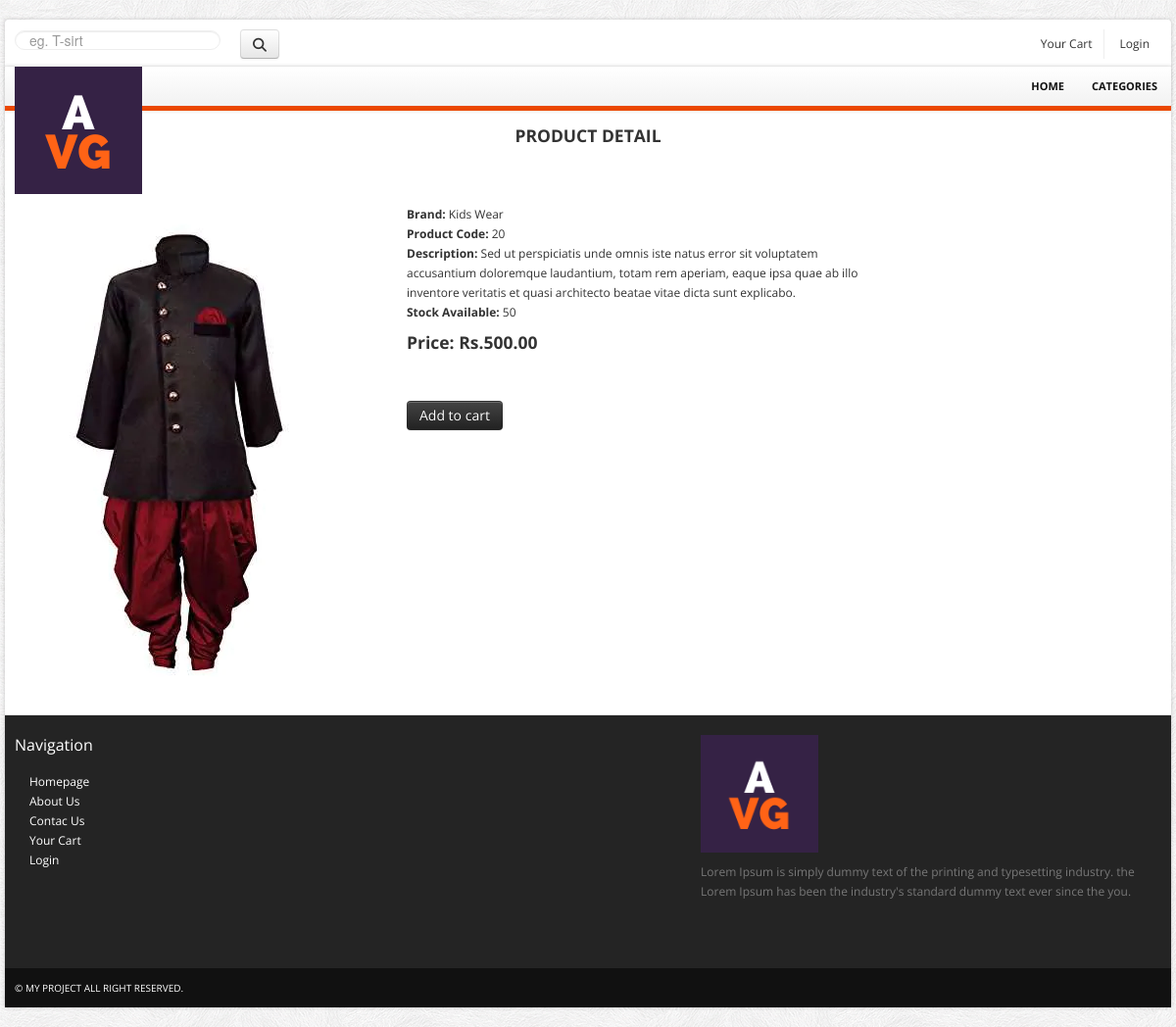
The app's page /products/dress-items/kids-wear/ with its own data.
### ecommerceapp/models.py (models this page shows, shortened)
class Product(models.Model):
    name = models.CharField(max_length=250, unique=True)
    slug = models.SlugField(max_length=250, unique=True)
    desc = models.TextField(blank=True)
    img = models.ImageField(upload_to='product', blank=True)
    category=models.ForeignKey(Category, on_delete=models.CASCADE)
    price=models.DecimalField(max_digits=10, decimal_places=2)
    stock=models.IntegerField()
    available=models.BooleanField(default=True)
    created=models.DateTimeField(auto_created=True)
    updated=models.DateTimeField(auto_now=True)
    class Meta:
        ordering=('name',)
        verbose_name='product'
        verbose_name_plural='products'

### ecommerceapp/views.py (the view)
# urls.py: path('<slug:c_slug>/<slug:p_slug>/',views.procatdetail, name='procatdetail')
def procatdetail(request,c_slug,p_slug):
    try:
        product=Product.objects.get(category__slug=c_slug,slug=p_slug)
    except Exception as e:
        raise e
    return render(request,'product_detail.html',{'product':product})

### cartapp/context_processors.py (called while the page is built)
def counter(request):
    item_count=0
    if 'admin' in request.path:
        return {}
    else:
        try:
            cart=Cart.objects.filter(cart_id=_cart_id(request))
            cart_items=CartItem.objects.all().filter(cart=cart[:1])
            for cart_item in cart_items:
                item_count += cart_item.quantity
        except Cart.DoesNotExist:
            item_count=0
        return dict(item_count=item_count)

### cartapp/views.py (called while the page is built)
def _cart_id(request):
    cart=request.session.session_key
    if not cart:
        cart=request.session.create()
    return cart

### ecommerceapp/context_processors.py (called while the page is built)
def cat_link(request):
    links=Category.objects.all()
    return dict(links=links)

### ecommerceapp/models.py (called while the page is built)
    def get_url(self):
        return reverse('ecommerceapp:product_by_category', args=[self.slug])

### templates/product_detail.html (shortened to what this page needs)
{% load static %}
<!DOCTYPE html>
<html lang="en">
	<head>
		<link href="{% static 'bootstrap/css/bootstrap.min.css'%}" rel="stylesheet">
		<link href="{% static 'bootstrap/css/bootstrap-responsive.min.css'%}" rel="stylesheet">
		<link href="{% static 'themes/css/bootstrappage.css'%}" rel="stylesheet"/>
		<link href="{% static 'themes/css/main.css'%}" rel="stylesheet"/>
		<link href="{% static 'themes/css/jquery.fancybox.css'%}" rel="stylesheet"/>
	</head>
    <body>
		<div id="top-bar" class="container">
			<div class="row">
				<div class="span3">
					<form method="get" action="{% url 'searchapp:SearchResult'%}" class="search_form">
						<input type="text" class="input-block-level search-query span3" Placeholder="eg. T-sirt" name="q">
						<button class="btn btn-outline-success my-2 my-sm-0 account pull-right" type="submit"><i class="fas fa-search"></i></button>
					</form>
				</div>
				<div class="span9">
					<div class="account pull-right">
						<ul class="user-menu">
							<li><a href="{% url 'cartapp:cart_detail'%}">Your Cart {% if item_count > 0 %}<i class="fas fa-shopping-cart">{{item_count}}</i>{% endif %}</a></li>
							{% if user.is_authenticated %}
							<li>{{user.first_name}} {{user.last_name}}</li>
							<li><a href="{% url 'registerapp:logout' %}">Logout</a></li>
							{% else %}
							<li><a href="{% url 'registerapp:register'%}">Login</a></li>
							{% endif %}
						</ul>
					</div>
				</div>
			</div>
		</div>
		<div id="wrapper" class="container">
			<section class="navbar main-menu">
				<div class="navbar-inner main-menu">
					<a href="" class="logo pull-left"><img src="{% static 'themes/images/logo.png" class="site_logo" alt=""></a>
					<nav id="menu" class="pull-right">
						<ul>
							<li><a href="{% url 'ecommerceapp:AllProCat'%}">Home</a>
							</li>
							<li><a href="">Categories</a>
							</li>
						</ul>
					</nav>
				</div>
			</section>
			<section class="header_text sub">
				<h4><span>Product Detail</span></h4>
			</section>
			<section class="main-content">
				<div class="row">
					<div class="span9">
						<div class="row">
							<div class="span4">
								<img alt="" src="{{product.img.url}}">
							</div>
							<div class="span5">
								<address>
									<strong>Brand:</strong> <span>{{product.name}}</span><br>
									<strong>Product Code:</strong> <span>{{product.id}}</span><br>
									<strong>Description:</strong> <span>{{product.desc}}</span><br>
									{% if product.stock <= 0 %}
									<h4><strong>Out of stock</strong></h4><br>
									{% else %}
									<strong>Stock Available:</strong> <span>{{product.stock}}</span><br>
								<h4><strong>Price: Rs.{{product.price}}</strong></h4>
								</address>
							</div>
							<div class="span5">
								<form class="form-inline">
									<p>&nbsp;</p>
									<a href="{% url 'cartapp:add_cart' product.id %}" class="btn btn-inverse">Add to cart</a>
									{% endif %}
								</form>
							</div>
						</div>
					</div>
				</div>
			</section>
			<section id="footer-bar">
				<div class="row">
					<div class="span3">
						<h4>Navigation</h4>
						<ul class="nav">
							<li><a href="./index.html">Homepage</a></li>
							<li><a href="./about.html">About Us</a></li>
							<li><a href="./contact.html">Contac Us</a></li>
							<li><a href="./cart.html">Your Cart</a></li>
							<li><a href="./register.html">Login</a></li>
						</ul>
					</div>
					<div class="span4">
					</div>
					<div class="span5">
						<p class="logo"><img src="{% static 'themes/images/logo.png'%}" class="site_logo" alt=""></p>
						<p>Lorem Ipsum is simply dummy text of the printing and typesetting industry. the  Lorem Ipsum has been the industry's standard dummy text ever since the you.</p>
						<br/>
						<span class="social_icons">
							<a class="facebook" href="#">Facebook</a>
							<a class="twitter" href="#">Twitter</a>
							<a class="skype" href="#">Skype</a>
							<a class="vimeo" href="#">Vimeo</a>
						</span>
					</div>
				</div>
			</section>
			<section id="copyright">
				<span>&copy; My Project All right reserved.</span>
			</section>
		</div>
    </body>
</html>

### static/themes/css/main.css (style rules this page uses)
body { font-size: 12px; font-family: 'Open Sans', arial, tahoma, sans-serif; background:url(../images/bg.png) repeat 0 0 fixed; }
label, input, button, select, textarea { font-size: 12px; }
ul li a,a { color:#333; outline:0; -webkit-transition: all 0.2s linear; -moz-transition: all 0.2s linear; -o-transition: all 0.2s linear; -ms-transition: all 0.2s linear; transition: all 0.2s linear; }
a { color:#eb4800; }
#wrapper,#top-bar { background: #fff; margin: 20px auto 20px auto; box-shadow: 0px 0px 4px 0px rgba(0, 0, 0, 0.2); -moz-box-shadow: 0px 0px 4px 0px rgba(0, 0, 0, 0.2); -webkit-box-shadow: 0px 0px 4px 0px rgba(0, 0, 0, 0.2); padding:0px 10px; }
section.homepage-slider, section.navbar, section.google_map, section#footer-bar, section#copyright { margin-left: -10px; margin-right: -10px; }
section.header_text { background:url(../images/bg_h.png) no-repeat bottom; text-align:center; padding:15px 0 20px 0; font-size:16px; line-height:30px; border-bottom:1px solid #fff; }
section.header_text.sub { font-size:14px; margin-bottom:40px; }
section.header_text.sub h4 { text-transform:uppercase; margin:0; }
#top-bar { background-color:#fff; padding:10px; margin: 20px auto -22px auto; -webkit-border-radius: 4px; -moz-border-radius: 4px; border-radius: 4px; }
#top-bar .user-menu { margin: 0; padding: 0; list-style: none; }
#top-bar .user-menu li { display: inline-block; *display: inline; zoom: 1; border-right: 1px solid #eee; padding: 5px 12px; }
#top-bar .user-menu li:last-child { border-right:0; }
section#footer-bar, section#copyright { padding:10px 10px; }
section#footer-bar { margin-top:20px; padding-top:10px; background-color:#242424; border-top:1px solid #ddd; color:#777; }
section#footer-bar p.logo { margin-top:10px; width:120px; }
section#footer-bar a { text-indent:15px; color:#fff; }
section#footer-bar .nav a { background: url(../images/trigger_right.png) no-repeat 5px 7px; }
section#footer-bar h4 { padding: 0; font-size: 16px; color: #fff; font-weight:normal; margin: 10px 0 18px; }
section#footer-bar .social_icons a { display: block; float: left; width: 29px; height: 28px; text-indent: -9999px; background-image: url(../images/social-icons.png); background-repeat: no-repeat; margin-right: 10px; -webkit-transition: all 0.4s; -moz-transition: all 0.4s; -o-transition: all 0.4s; -ms-transition: all 0.4s; transition: all 0.4s; }
section#footer-bar .social_icons a.twitter { background-position: -38px 0; }
section#footer-bar .social_icons a.skype { background-position: -76px 0; }
section#footer-bar .social_icons a.vimeo { background-position: -115px 0; }
section#copyright { background-color:#111111; color:#fff; font-size:10px; text-transform:uppercase; }
section.navbar { margin-bottom:0; }
.navbar-inner.main-menu { height: 40px; padding-left:10px; padding-right:0; border-right: 0; border-left: 0; border-top: 0; border-bottom:5px solid #eb4800; -webkit-border-radius: 0; -moz-border-radius: 0; border-radius: 0; filter: none; }
.navbar-inner.main-menu a.logo { position:absolute; }
#menu > ul { display: block; margin-left:0; }
#menu > ul > li { list-style: none; float: left; position: relative; margin-right: 0px; }
#menu > ul > li > a { font-size: 11px; color: #111; display: block; text-transform: uppercase; font-weight: bold; text-align: center; padding: 10px 14px; }
.search_form { margin-bottom:0; }
.search_form input { background: url(../images/search.png) #fff no-repeat 97% 6px; color:#fff; text-shadow:none; padding-right:25px; border:1px solid #eee; }
._toggleMenu a { color:#fff; text-indent:10px; padding:5px 0; display:block; width:100%; }
._toggleMenu ul > li { text-transform:uppercase; }
._toggleMenu ul > li a.parent { background:url(../images/i_plus.png) no-repeat 98% center; }

### records on screen
Product: img (picture), name "Kids Wear", id "20", desc "Sed ut perspiciatis unde omnis iste natus error sit voluptatem accusantium doloremque laudantium, totam rem aperiam, eaque ipsa quae ab illo inventore veritatis et quasi architecto beatae vitae dicta sunt explicabo.", stock "50", price "500.00"
